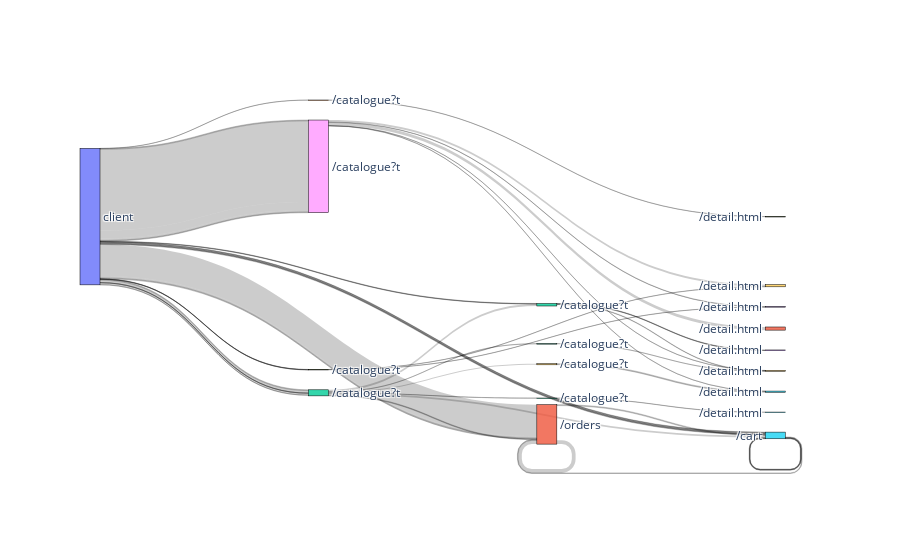

This figure's notebook cell:
### Code cell
create_sankey(flows,50, num_dict,'most')

### Figure 1 — Plotly figure (JSON) as saved in the notebook; plotly's stock layout.template omitted (floating-point values rounded to 4 significant figures; data arrays with more than 128 entries replaced by an {"elided": "..."} marker saying what was removed)
{"data": [{"arrangement": "snap", "link": {"source": [0, 0, 1, 0, 1, 0, 2, 0, 2, 0, 8, 0, 8, 0, 8, 0, 8, 0, 8, 0, 14, 0, 0, 15, 0, 15, 0, 15, 15, 0, 32, 0, 32, 2, 0, 32, 0, 32, 109, 0, 32, 112, 0, 32, 282, 0, 67, 0, 67, 0, 67, 0, 97, 0, 97, 0, 97, 0, 97, 0, 108, 0, 108, 0, 108, 0, 109, 0, 112, 0, 0, 222, 0, 282, 0, 325, 0, 367, 0, 367, 0, 497, 0, 986, 0, 1030, 0, 1313, 0, 1324, 0, 1407, 0, 1478, 0, 1930, 0, 1978, 0, 2349, 0, 3537], "target": [1, 1, 1, 1, 15, 2, 3, 2, 19, 8, 9, 8, 11, 8, 13, 8, 19, 8, 25, 14, 7, 15, 15, 1, 15, 15, 15, 15, 15, 32, 1, 32, 2, 3, 32, 15, 32, 109, 25, 32, 112, 5, 32, 282, 19, 67, 9, 67, 13, 67, 44, 97, 5, 97, 13, 97, 25, 97, 74, 108, 9, 108, 44, 108, 74, 109, 25, 112, 5, 170, 222, 25, 282, 19, 325, 3, 367, 3, 367, 11, 497, 25, 986, 5, 1030, 25, 1313, 25, 1324, 19, 1407, 25, 1478, 3, 1930, 5, 1978, 19, 2349, 19, 3537, 25], "value": [1869, 105, 223, 54, 54, 21, 25, 16, 29, 51, 119, 4797, 186, 476, 20, 113, 11, 43, 12, 10, 12, 27, 55, 37, 38, 28, 38, 13, 26, 50, 45, 138, 112, 10, 10, 115, 9, 66, 57, 111, 9, 12, 9, 12, 10, 14, 12, 10, 10, 10]}, "node": {"label": {"elided": "15562 str values"}, "line": {"color": "black", "width": 0.5}, "pad": 15, "thickness": 20}, "type": "sankey"}], "layout": {}}
